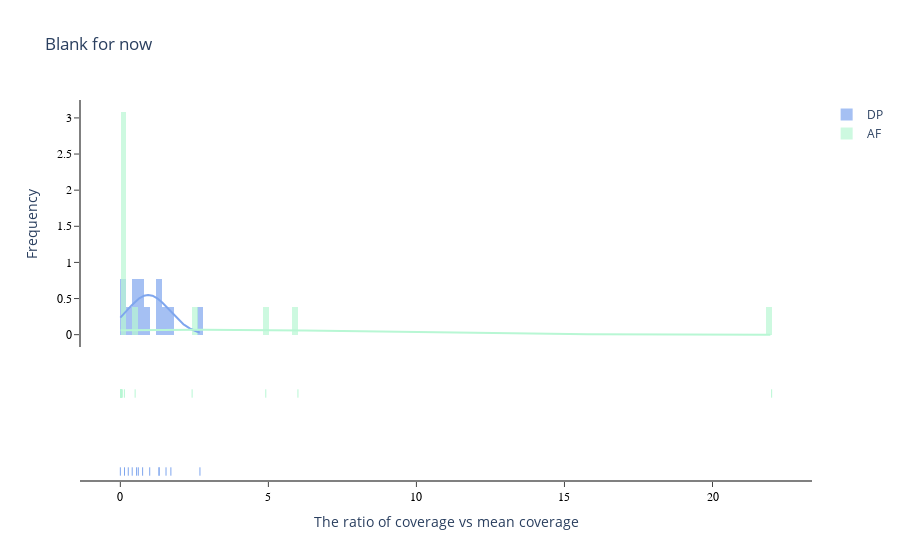

The code cell stored with this chart in its notebook:
### Code cell
from plotly.offline import iplot, plot

hist_data = [df_err_v1['DP'].tolist(), df_err_v2['AF'].tolist()]
group_labels = ['DP', 'AF'] # name of the dataset
colors = ['#7FA6EE', '#B8F7D4']

fig = ff.create_distplot(hist_data, group_labels, curve_type='normal', colors=colors, bin_size=.2)

# 设置图形布局
fig.update_layout(
    title="Blank for now",
    yaxis=dict(
        title='Frequency',
        showline=True, showgrid=False,
        linewidth=2, linecolor='gray', ticks='outside',
        tickfont=dict(
            family='Arial',
            size=12,
            color='black',
        )
    ),
    
    xaxis=dict(
        title='The ratio of coverage vs mean coverage',
        showline=True, showgrid=False,
        linewidth=2, linecolor='gray', ticks='outside',
        tickfont=dict(
            family='Arial',
            size=12,
            color='black',
        )
    ),
    legend=dict(
        traceorder="normal",
        font=dict(size=12),
    ),

    plot_bgcolor='white',
    yaxis_gridcolor='lightgray', yaxis_gridwidth=0.5,
    xaxis_gridcolor='lightgray', xaxis_gridwidth=0.5,
)
fig.show()
# plot(fig, filename='my_plot.html')

### Figure 1 — Plotly figure (JSON) as saved in the notebook; plotly's stock layout.template omitted (floating-point values rounded to 4 significant figures; data arrays with more than 128 entries replaced by an {"elided": "..."} marker saying what was removed)
{"data": [{"autobinx": false, "histnorm": "probability density", "legendgroup": "DP", "marker": {"color": "#7FA6EE"}, "name": "DP", "opacity": 0.7, "type": "histogram", "x": [0.0004897, 0.2685, 1.543, 0.5491, 0.7522, 0.9922, 1.306, 0.141, 1.31, 0.4011, 0.607, 2.689, 1.707], "xaxis": "x", "xbins": {"end": 2.689, "size": 0.2, "start": 0.0004897}, "yaxis": "y"}, {"autobinx": false, "histnorm": "probability density", "legendgroup": "AF", "marker": {"color": "#B8F7D4"}, "name": "AF", "opacity": 0.7, "type": "histogram", "x": [5.999, 0.04008, 0.03865, 0.06621, 0.1365, 0.4997, 0.00911, 2.425, 4.913, 0.0126, 0.02656, 0.006503, 22.0], "xaxis": "x", "xbins": {"end": 22.0, "size": 0.2, "start": 0.006503}, "yaxis": "y"}, {"legendgroup": "DP", "marker": {"color": "#7FA6EE"}, "mode": "lines", "name": "DP", "showlegend": false, "type": "scatter", "x": {"elided": "500 float values"}, "xaxis": "x", "y": {"elided": "500 float values"}, "yaxis": "y"}, {"legendgroup": "AF", "marker": {"color": "#B8F7D4"}, "mode": "lines", "name": "AF", "showlegend": false, "type": "scatter", "x": {"elided": "500 float values"}, "xaxis": "x", "y": {"elided": "500 float values"}, "yaxis": "y"}, {"legendgroup": "DP", "marker": {"color": "#7FA6EE", "symbol": "line-ns-open"}, "mode": "markers", "name": "DP", "showlegend": false, "type": "scatter", "x": [0.0004897, 0.2685, 1.543, 0.5491, 0.7522, 0.9922, 1.306, 0.141, 1.31, 0.4011, 0.607, 2.689, 1.707], "xaxis": "x", "y": ["DP", "DP", "DP", "DP", "DP", "DP", "DP", "DP", "DP", "DP", "DP", "DP", "DP"], "yaxis": "y2"}, {"legendgroup": "AF", "marker": {"color": "#B8F7D4", "symbol": "line-ns-open"}, "mode": "markers", "name": "AF", "showlegend": false, "type": "scatter", "x": [5.999, 0.04008, 0.03865, 0.06621, 0.1365, 0.4997, 0.00911, 2.425, 4.913, 0.0126, 0.02656, 0.006503, 22.0], "xaxis": "x", "y": ["AF", "AF", "AF", "AF", "AF", "AF", "AF", "AF", "AF", "AF", "AF", "AF", "AF"], "yaxis": "y2"}], "layout": {"barmode": "overlay", "hovermode": "closest", "legend": {"font": {"size": 12}, "traceorder": "normal"}, "plot_bgcolor": "white", "title": {"text": "Blank for now"}, "xaxis": {"anchor": "y2", "domain": [0, 1], "gridcolor": "lightgray", "gridwidth": 0.5, "linecolor": "gray", "linewidth": 2, "showgrid": false, "showline": true, "tickfont": {"color": "black", "family": "Arial", "size": 12}, "ticks": "outside", "title": {"text": "The ratio of coverage vs mean coverage"}, "zeroline": false}, "yaxis": {"anchor": "free", "domain": [0.35, 1], "gridcolor": "lightgray", "gridwidth": 0.5, "linecolor": "gray", "linewidth": 2, "position": 0, "showgrid": false, "showline": true, "tickfont": {"color": "black", "family": "Arial", "size": 12}, "ticks": "outside", "title": {"text": "Frequency"}}, "yaxis2": {"anchor": "x", "domain": [0, 0.25], "dtick": 1, "showticklabels": false}}}
